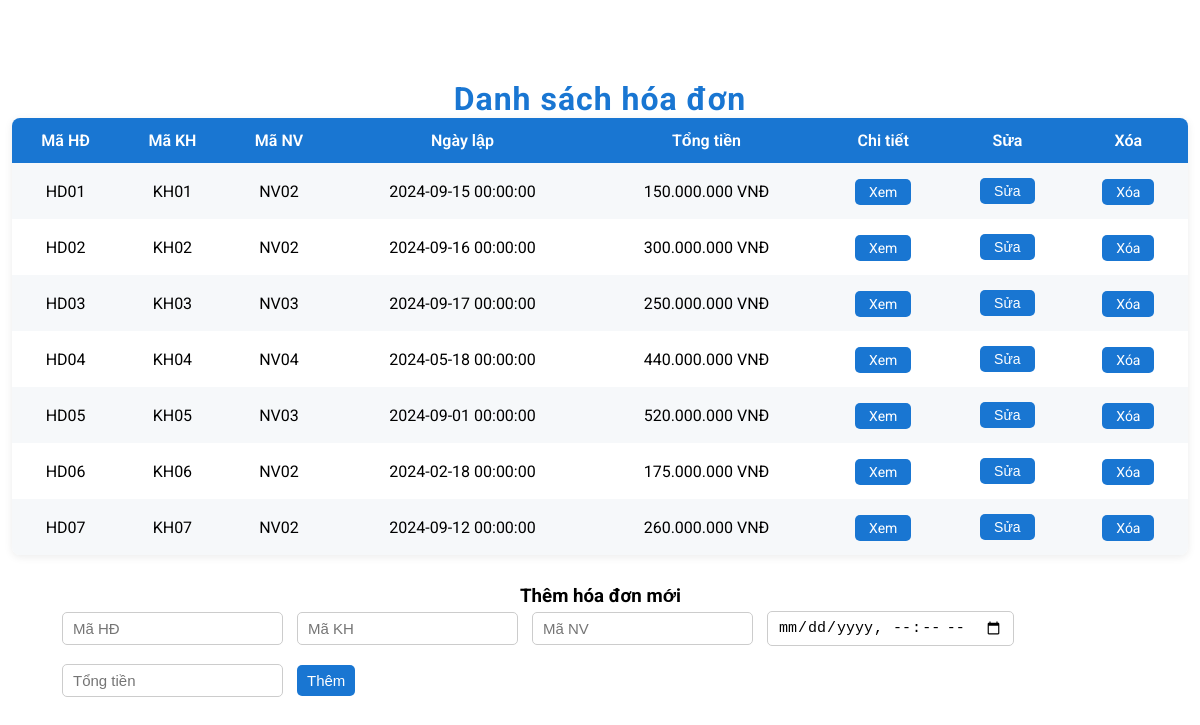
Screenshot of /QL_HoaDon.php with the database file from the repository.
### tables this page shows
CREATE TABLE IF NOT EXISTS HoaDon (
    MaHD VARCHAR(10) PRIMARY KEY,
    MaKH VARCHAR(10),
    FOREIGN KEY (MaKH) REFERENCES KhachHang(MaKH) ON DELETE CASCADE,
    MaNV VARCHAR(10) NOT NULL,
    FOREIGN KEY (MaNV) REFERENCES NhanVien(MaNV) ON DELETE CASCADE,
    NgayLap DATETIME,
    TongTien FLOAT
);

### models/M_database.php (called while the page is built, shortened)
<?php
    class Database
    {
        public $conn;
        function M_connect()
        {
            try
            {
                $this->conn=new PDO('mysql:host=localhost;dbname=ql_xehoi','root','');
            }
            catch (PDOException $ex)
            {
                echo "Error:".$ex->getMessage();
                echo "Ket nối thất bại";
                die();
            }
        }
        function M_excute($sql, $option= array())
        {
            $result =$this->conn->prepare($sql);
            $result->execute();
            return $result;
        }
        function M_getAll($sql,$option = array())
        {
            $result = $this->M_excute($sql, $option);
            return $result-> fetchAll(PDO::FETCH_OBJ);
        }
    }
?>

### QL_HoaDon.php (the view, shortened to what this page needs)
<?php
require_once 'models/M_database.php';
$db = new Database();
$db->M_connect();
$hoadons = $db->M_getAll("SELECT * FROM HoaDon");
?>
<!DOCTYPE html>
<html>
<head>
    <link rel="stylesheet" href="./assets/css/styles.css?v=<?php echo time(); ?>">
</head>
<body>
    <h2 class="admin-title">Danh sách hóa đơn</h2>
    <table class="table-admin">
        <tr>
            <th>Mã HĐ</th>
            <th>Mã KH</th>
            <th>Mã NV</th>
            <th>Ngày lập</th>
            <th>Tổng tiền</th>
            <th>Chi tiết</th>
            <th>Sửa</th>
            <th>Xóa</th>
        </tr>
        <?php foreach ($hoadons as $hd): ?>
            <tr>
                <td><?php echo htmlspecialchars($hd->MaHD); ?></td>
                <td><?php echo htmlspecialchars($hd->MaKH); ?></td>
                <td><?php echo htmlspecialchars($hd->MaNV); ?></td>
                <td><?php echo htmlspecialchars($hd->NgayLap); ?></td>
                <td><?php echo number_format($hd->TongTien, 0, ",", "."); ?> VNĐ</td>
                <td><a href="admin.php?mahd=<?php echo $hd->MaHD; ?>">Xem</a></td>
                <td>
                    <form method="post" style="display:inline;">
                        <button type="submit" name="showedit">Sửa</button>
                    </form>
                </td>
                <td><a href="admin.php?delete=1&mahd=<?php echo $hd->MaHD; ?>"
                        onclick="return confirm('Xóa hóa đơn này?')">Xóa</a></td>
            </tr>
        <?php endforeach; ?>
    </table>
    <h3 style="margin-left: 520px;">Thêm hóa đơn mới</h3>
    <form method="post" class="admin-form">
        <input type="text" name="mahd" placeholder="Mã HĐ" required>
        <input type="text" name="makh" placeholder="Mã KH" required>
        <input type="text" name="manv" placeholder="Mã NV" required>
        <input type="datetime-local" name="ngaylap" required>
        <input type="number" name="tongtien" placeholder="Tổng tiền" required>
        <button type="submit" name="add">Thêm</button>
    </form>
</body>
</html>

### assets/css/styles.css (style rules this page uses)
* { margin: 0; padding: 0; box-sizing: border-box; }
html { font-family: "Roboto", sans-serif; font-optical-sizing: auto; font-size: 16px; font-weight: 400; font-style: normal; scroll-behavior: smooth; position: relative; }
body { font-family: "Roboto", sans-serif !important; max-height: 100%; min-height: 100%; height: 100%; }
a { text-decoration: none; color: white; }
table { width: 100%; border-collapse: collapse; margin-top: 20px; }
th, td { padding: 12px; text-align: left; border-bottom: 1px solid #d1d5db; }
th { background-color: #ebe9e1; color: #e43d12; }
.admin-title { text-align: center; font-size: 2rem; color: #1976d2; letter-spacing: 1px; padding-top: 80px; }
.table-admin { border-collapse: collapse; width: 98%; margin: 0 auto 30px auto; background: #fff; box-shadow: 0 2px 8px rgba(0,0,0,0.08); border-radius: 8px; overflow: hidden; }
.table-admin th, .table-admin td { border: none; padding: 13px 10px; text-align: center; }
.table-admin th { background: #1976d2; color: #fff; font-weight: 600; font-size: 16px; }
.table-admin tr:nth-child(even) { background: #f6f8fa; }
.table-admin a, .table-admin button { background: #1976d2; color: #fff !important; border: none; border-radius: 5px; padding: 5px 14px; font-size: 14px; cursor: pointer; text-decoration: none; margin: 2px 2px; transition: background 0.2s; }
.admin-form input, .admin-form button { padding: 7px 10px; border-radius: 5px; border: 1px solid #ccc; margin: 4px 2px; font-size: 15px; }
.admin-form button { background: #1976d2; color: #fff; border: none; transition: background 0.2s; }
.admin-form { width: 90%; margin: 0 auto 20px auto; display: flex; flex-wrap: wrap; gap: 10px; align-items: center; }

### QL_HoaDon.php (style rules this page uses)
table { border-collapse: collapse; width: 100%; margin-bottom: 30px; }
th, td { border: 1px solid #ccc; padding: 8px; }
th { background: #eee; }
form { margin-bottom: 20px; }

### rows the page displays
hoadon: MaHD "HD01", MaKH "KH01", MaNV "NV02", NgayLap "2024-09-15 00:00:00", TongTien "150.000.000"
hoadon: MaHD "HD02", MaKH "KH02", MaNV "NV02", NgayLap "2024-09-16 00:00:00", TongTien "300.000.000"
hoadon: MaHD "HD03", MaKH "KH03", MaNV "NV03", NgayLap "2024-09-17 00:00:00", TongTien "250.000.000"
hoadon: MaHD "HD04", MaKH "KH04", MaNV "NV04", NgayLap "2024-05-18 00:00:00", TongTien "440.000.000"
hoadon: MaHD "HD05", MaKH "KH05", MaNV "NV03", NgayLap "2024-09-01 00:00:00", TongTien "520.000.000"
hoadon: MaHD "HD06", MaKH "KH06", MaNV "NV02", NgayLap "2024-02-18 00:00:00", TongTien "175.000.000"
hoadon: MaHD "HD07", MaKH "KH07", MaNV "NV02", NgayLap "2024-09-12 00:00:00", TongTien "260.000.000"
